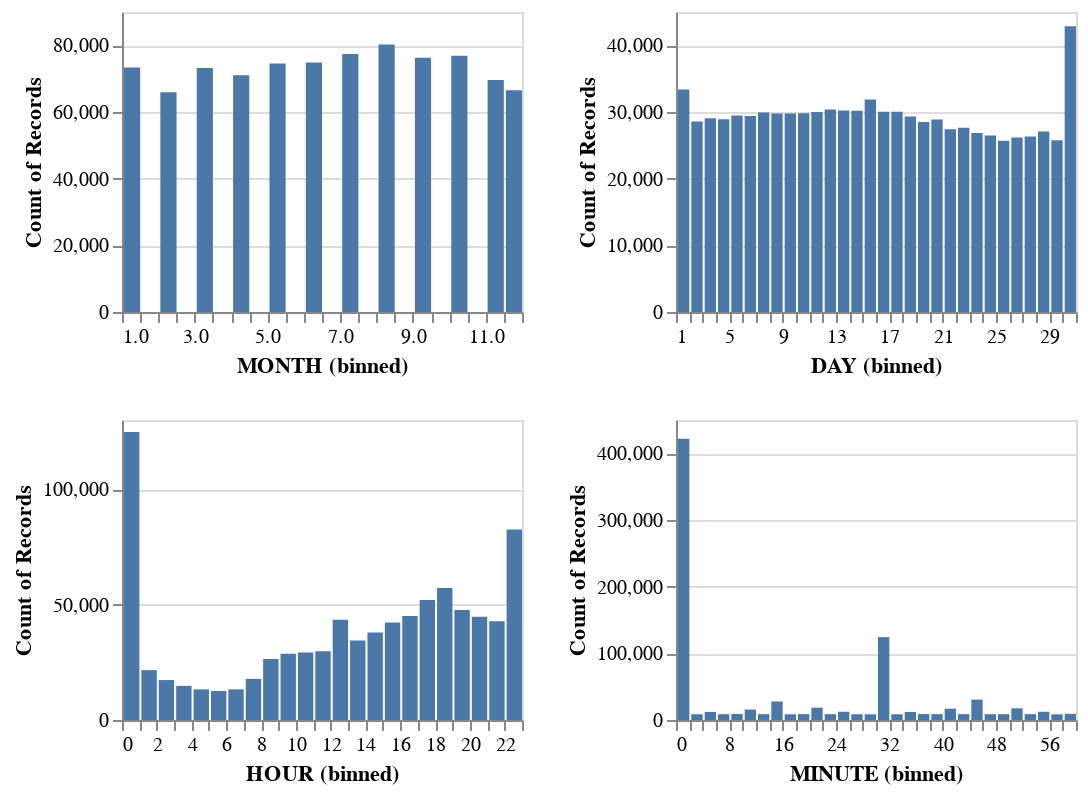

This figure's notebook cell:
### Markdown cell above
### Distribution

### Code cell
alt.data_transformers.enable('vegafusion')
numeric_cols = ["MONTH", "DAY", "HOUR", "MINUTE"]
numeric_cols_dist = alt.Chart(data).mark_bar().encode(
    alt.X(alt.repeat(), type = "quantitative", bin = alt.Bin(maxbins = 30)),
    y ="count()",
).properties(
        width = 200,
        height = 150
).repeat(
    numeric_cols,
    columns = 2,
)

numeric_cols_dist

### Figure 1 — Vega specification as saved in the notebook (floating-point values rounded to 4 significant figures)
{"$schema": "https://vega.github.io/schema/vega/v5.json", "data": [{"name": "source_0"}, {"name": "data_0", "values": [{"__count": 8857, "bin_maxbins_30_MINUTE": 52.0, "bin_maxbins_30_MINUTE_end": 54.0}, {"__count": 8696, "bin_maxbins_30_MINUTE": 6.0, "bin_maxbins_30_MINUTE_end": 8.0}, {"__count": 8805, "bin_maxbins_30_MINUTE": 12.0, "bin_maxbins_30_MINUTE_end": 14.0}, {"__count": 30533, "bin_maxbins_30_MINUTE": 44.0, "bin_maxbins_30_MINUTE_end": 46.0}, {"__count": 8628, "bin_maxbins_30_MINUTE": 32.0, "bin_maxbins_30_MINUTE_end": 34.0}, {"__count": 12085, "bin_maxbins_30_MINUTE": 34.0, "bin_maxbins_30_MINUTE_end": 36.0}, {"__count": 8992, "bin_maxbins_30_MINUTE": 8.0, "bin_maxbins_30_MINUTE_end": 10.0}, {"__count": 17533, "bin_maxbins_30_MINUTE": 50.0, "bin_maxbins_30_MINUTE_end": 52.0}, {"__count": 421749, "bin_maxbins_30_MINUTE": 0.0, "bin_maxbins_30_MINUTE_end": 2.0}, {"__count": 18496, "bin_maxbins_30_MINUTE": 20.0, "bin_maxbins_30_MINUTE_end": 22.0}, {"__count": 8830, "bin_maxbins_30_MINUTE": 18.0, "bin_maxbins_30_MINUTE_end": 20.0}, {"__count": 8571, "bin_maxbins_30_MINUTE": 16.0, "bin_maxbins_30_MINUTE_end": 18.0}, {"__count": 8774, "bin_maxbins_30_MINUTE": 38.0, "bin_maxbins_30_MINUTE_end": 40.0}, {"__count": 12123, "bin_maxbins_30_MINUTE": 4.0, "bin_maxbins_30_MINUTE_end": 6.0}, {"__count": 8546, "bin_maxbins_30_MINUTE": 28.0, "bin_maxbins_30_MINUTE_end": 30.0}, {"__count": 16980, "bin_maxbins_30_MINUTE": 40.0, "bin_maxbins_30_MINUTE_end": 42.0}, {"__count": 124340, "bin_maxbins_30_MINUTE": 30.0, "bin_maxbins_30_MINUTE_end": 32.0}, {"__count": 8522, "bin_maxbins_30_MINUTE": 56.0, "bin_maxbins_30_MINUTE_end": 58.0}, {"__count": 8808, "bin_maxbins_30_MINUTE": 42.0, "bin_maxbins_30_MINUTE_end": 44.0}, {"__count": 8714, "bin_maxbins_30_MINUTE": 46.0, "bin_maxbins_30_MINUTE_end": 48.0}, {"__count": 27801, "bin_maxbins_30_MINUTE": 14.0, "bin_maxbins_30_MINUTE_end": 16.0}, {"__count": 12359, "bin_maxbins_30_MINUTE": 24.0, "bin_maxbins_30_MINUTE_end": 26.0}, {"__count": 12350, "bin_maxbins_30_MINUTE": 54.0, "bin_maxbins_30_MINUTE_end": 56.0}, {"__count": 8759, "bin_maxbins_30_MINUTE": 48.0, "bin_maxbins_30_MINUTE_end": 50.0}, {"__count": 9283, "bin_maxbins_30_MINUTE": 58.0, "bin_maxbins_30_MINUTE_end": 60.0}, {"__count": 8652, "bin_maxbins_30_MINUTE": 2.0, "bin_maxbins_30_MINUTE_end": 4.0}, {"__count": 8796, "bin_maxbins_30_MINUTE": 22.0, "bin_maxbins_30_MINUTE_end": 24.0}, {"__count": 15704, "bin_maxbins_30_MINUTE": 10.0, "bin_maxbins_30_MINUTE_end": 12.0}, {"__count": 8902, "bin_maxbins_30_MINUTE": 36.0, "bin_maxbins_30_MINUTE_end": 38.0}, {"__count": 8673, "bin_maxbins_30_MINUTE": 26.0, "bin_maxbins_30_MINUTE_end": 28.0}]}, {"name": "data_1", "values": [{"__count": 66513, "bin_maxbins_30_MONTH": 11.5, "bin_maxbins_30_MONTH_end": 12.0}, {"__count": 73191, "bin_maxbins_30_MONTH": 3.0, "bin_maxbins_30_MONTH_end": 3.5}, {"__count": 80230, "bin_maxbins_30_MONTH": 8.0, "bin_maxbins_30_MONTH_end": 8.5}, {"__count": 70993, "bin_maxbins_30_MONTH": 4.0, "bin_maxbins_30_MONTH_end": 4.5}, {"__count": 77388, "bin_maxbins_30_MONTH": 7.0, "bin_maxbins_30_MONTH_end": 7.5}, {"__count": 69611, "bin_maxbins_30_MONTH": 11.0, "bin_maxbins_30_MONTH_end": 11.5}, {"__count": 73387, "bin_maxbins_30_MONTH": 1.0, "bin_maxbins_30_MONTH_end": 1.5}, {"__count": 74539, "bin_maxbins_30_MONTH": 5.0, "bin_maxbins_30_MONTH_end": 5.5}, {"__count": 74857, "bin_maxbins_30_MONTH": 6.0, "bin_maxbins_30_MONTH_end": 6.5}, {"__count": 76283, "bin_maxbins_30_MONTH": 9.0, "bin_maxbins_30_MONTH_end": 9.5}, {"__count": 65958, "bin_maxbins_30_MONTH": 2.0, "bin_maxbins_30_MONTH_end": 2.5}, {"__count": 76911, "bin_maxbins_30_MONTH": 10.0, "bin_maxbins_30_MONTH_end": 10.5}]}, {"name": "data_2", "values": [{"__count": 30204, "bin_maxbins_30_DAY": 14.0, "bin_maxbins_30_DAY_end": 15.0}, {"__count": 29931, "bin_maxbins_30_DAY": 7.0, "bin_maxbins_30_DAY_end": 8.0}, {"__count": 26318, "bin_maxbins_30_DAY": 27.0, "bin_maxbins_30_DAY_end": 28.0}, {"__count": 26182, "bin_maxbins_30_DAY": 26.0, "bin_maxbins_30_DAY_end": 27.0}, {"__count": 29792, "bin_maxbins_30_DAY": 8.0, "bin_maxbins_30_DAY_end": 9.0}, {"__count": 27069, "bin_maxbins_30_DAY": 28.0, "bin_maxbins_30_DAY_end": 29.0}, {"__count": 27424, "bin_maxbins_30_DAY": 21.0, "bin_maxbins_30_DAY_end": 22.0}, {"__count": 29462, "bin_maxbins_30_DAY": 5.0, "bin_maxbins_30_DAY_end": 6.0}, {"__count": 33378, "bin_maxbins_30_DAY": 1.0, "bin_maxbins_30_DAY_end": 2.0}, {"__count": 30020, "bin_maxbins_30_DAY": 17.0, "bin_maxbins_30_DAY_end": 18.0}, {"__count": 29075, "bin_maxbins_30_DAY": 3.0, "bin_maxbins_30_DAY_end": 4.0}, {"__count": 28567, "bin_maxbins_30_DAY": 2.0, "bin_maxbins_30_DAY_end": 3.0}, {"__count": 30226, "bin_maxbins_30_DAY": 13.0, "bin_maxbins_30_DAY_end": 14.0}, {"__count": 31876, "bin_maxbins_30_DAY": 15.0, "bin_maxbins_30_DAY_end": 16.0}, {"__count": 29406, "bin_maxbins_30_DAY": 6.0, "bin_maxbins_30_DAY_end": 7.0}, {"__count": 27647, "bin_maxbins_30_DAY": 22.0, "bin_maxbins_30_DAY_end": 23.0}, {"__count": 28487, "bin_maxbins_30_DAY": 19.0, "bin_maxbins_30_DAY_end": 20.0}, {"__count": 26490, "bin_maxbins_30_DAY": 24.0, "bin_maxbins_30_DAY_end": 25.0}, {"__count": 25699, "bin_maxbins_30_DAY": 25.0, "bin_maxbins_30_DAY_end": 26.0}, {"__count": 29336, "bin_maxbins_30_DAY": 18.0, "bin_maxbins_30_DAY_end": 19.0}, {"__count": 28897, "bin_maxbins_30_DAY": 4.0, "bin_maxbins_30_DAY_end": 5.0}, {"__count": 30038, "bin_maxbins_30_DAY": 16.0, "bin_maxbins_30_DAY_end": 17.0}, {"__count": 25758, "bin_maxbins_30_DAY": 29.0, "bin_maxbins_30_DAY_end": 30.0}, {"__count": 29784, "bin_maxbins_30_DAY": 9.0, "bin_maxbins_30_DAY_end": 10.0}, {"__count": 29830, "bin_maxbins_30_DAY": 10.0, "bin_maxbins_30_DAY_end": 11.0}, {"__count": 30391, "bin_maxbins_30_DAY": 12.0, "bin_maxbins_30_DAY_end": 13.0}, {"__count": 42859, "bin_maxbins_30_DAY": 30.0, "bin_maxbins_30_DAY_end": 31.0}, {"__count": 29990, "bin_maxbins_30_DAY": 11.0, "bin_maxbins_30_DAY_end": 12.0}, {"__count": 26841, "bin_maxbins_30_DAY": 23.0, "bin_maxbins_30_DAY_end": 24.0}, {"__count": 28884, "bin_maxbins_30_DAY": 20.0, "bin_maxbins_30_DAY_end": 21.0}]}, {"name": "data_3", "values": [{"__count": 26449, "bin_maxbins_30_HOUR": 8.0, "bin_maxbins_30_HOUR_end": 9.0}, {"__count": 17300, "bin_maxbins_30_HOUR": 2.0, "bin_maxbins_30_HOUR_end": 3.0}, {"__count": 13270, "bin_maxbins_30_HOUR": 4.0, "bin_maxbins_30_HOUR_end": 5.0}, {"__count": 12579, "bin_maxbins_30_HOUR": 5.0, "bin_maxbins_30_HOUR_end": 6.0}, {"__count": 47708, "bin_maxbins_30_HOUR": 19.0, "bin_maxbins_30_HOUR_end": 20.0}, {"__count": 13281, "bin_maxbins_30_HOUR": 6.0, "bin_maxbins_30_HOUR_end": 7.0}, {"__count": 17820, "bin_maxbins_30_HOUR": 7.0, "bin_maxbins_30_HOUR_end": 8.0}, {"__count": 14790, "bin_maxbins_30_HOUR": 3.0, "bin_maxbins_30_HOUR_end": 4.0}, {"__count": 124830, "bin_maxbins_30_HOUR": 0.0, "bin_maxbins_30_HOUR_end": 1.0}, {"__count": 44724, "bin_maxbins_30_HOUR": 20.0, "bin_maxbins_30_HOUR_end": 21.0}, {"__count": 37911, "bin_maxbins_30_HOUR": 14.0, "bin_maxbins_30_HOUR_end": 15.0}, {"__count": 45109, "bin_maxbins_30_HOUR": 16.0, "bin_maxbins_30_HOUR_end": 17.0}, {"__count": 57210, "bin_maxbins_30_HOUR": 18.0, "bin_maxbins_30_HOUR_end": 19.0}, {"__count": 42261, "bin_maxbins_30_HOUR": 15.0, "bin_maxbins_30_HOUR_end": 16.0}, {"__count": 29831, "bin_maxbins_30_HOUR": 11.0, "bin_maxbins_30_HOUR_end": 12.0}, {"__count": 82526, "bin_maxbins_30_HOUR": 22.0, "bin_maxbins_30_HOUR_end": 23.0}, {"__count": 21631, "bin_maxbins_30_HOUR": 1.0, "bin_maxbins_30_HOUR_end": 2.0}, {"__count": 42786, "bin_maxbins_30_HOUR": 21.0, "bin_maxbins_30_HOUR_end": 22.0}, {"__count": 34432, "bin_maxbins_30_HOUR": 13.0, "bin_maxbins_30_HOUR_end": 14.0}, {"__count": 29259, "bin_maxbins_30_HOUR": 10.0, "bin_maxbins_30_HOUR_end": 11.0}, {"__count": 52050, "bin_maxbins_30_HOUR": 17.0, "bin_maxbins_30_HOUR_end": 18.0}, {"__count": 43396, "bin_maxbins_30_HOUR": 12.0, "bin_maxbins_30_HOUR_end": 13.0}, {"__count": 28708, "bin_maxbins_30_HOUR": 9.0, "bin_maxbins_30_HOUR_end": 10.0}]}, {"name": "data_1_child__MONTH_y_domain___count", "values": [{"min": 65958, "max": 80230}]}, {"name": "data_2_child__DAY_y_domain___count", "values": [{"min": 25699, "max": 42859}]}, {"name": "data_3_child__HOUR_y_domain___count", "values": [{"min": 12579, "max": 124830}]}, {"name": "data_0_child__MINUTE_y_domain___count", "values": [{"min": 8522, "max": 421749}]}], "signals": [{"name": "child__DAY_bin_maxbins_30_DAY_bins", "value": {"fields": ["DAY"], "fname": "bin_DAY", "start": 1.0, "step": 1.0, "stop": 31.0}}, {"name": "child__HOUR_bin_maxbins_30_HOUR_bins", "value": {"fields": ["HOUR"], "fname": "bin_HOUR", "start": 0.0, "step": 1.0, "stop": 23.0}}, {"name": "child__MINUTE_bin_maxbins_30_MINUTE_bins", "value": {"fields": ["MINUTE"], "fname": "bin_MINUTE", "start": 0.0, "step": 2.0, "stop": 60.0}}, {"name": "child__MONTH_bin_maxbins_30_MONTH_bins", "value": {"fields": ["MONTH"], "fname": "bin_MONTH", "start": 1.0, "step": 0.5, "stop": 12.0}}, {"name": "childWidth", "value": 200}, {"name": "childHeight", "value": 150}], "marks": [{"type": "group", "name": "child__MONTH_group", "encode": {"update": {"height": {"signal": "childHeight"}, "width": {"signal": "childWidth"}}}, "marks": [{"type": "rect", "name": "child__MONTH_marks", "from": {"data": "data_1"}, "encode": {"update": {"fill": {"value": "#4c78a8"}, "x2": {"field": "bin_maxbins_30_MONTH", "scale": "child__MONTH_x", "offset": {"signal": "0.5 + (abs(scale(\"child__MONTH_x\", datum[\"bin_maxbins_30_MONTH_end\"]) - scale(\"child__MONTH_x\", datum[\"bin_maxbins_30_MONTH\"])) < 0.25 ? -0.5 * (0.25 - (abs(scale(\"child__MONTH_x\", datum[\"bin_maxbins_30_MONTH_end\"]) - scale(\"child__MONTH_x\", datum[\"bin_maxbins_30_MONTH\"])))) : 0.5)"}}, "ariaRoleDescription": {"value": "bar"}, "y2": {"value": 0, "scale": "child__MONTH_y"}, "y": {"field": "__count", "scale": "child__MONTH_y"}, "description": {"signal": "\"MONTH (binned): \" + (!isValid(datum[\"bin_maxbins_30_MONTH\"]) || !isFinite(+datum[\"bin_maxbins_30_MONTH\"]) ? \"null\" : format(datum[\"bin_maxbins_30_MONTH\"], \"\") + \" – \" + format(datum[\"bin_maxbins_30_MONTH_end\"], \"\")) + \"; Count of Records: \" + (format(datum[\"__count\"], \"\"))"}, "x": {"field": "bin_maxbins_30_MONTH_end", "scale": "child__MONTH_x", "offset": {"signal": "0.5 + (abs(scale(\"child__MONTH_x\", datum[\"bin_maxbins_30_MONTH_end\"]) - scale(\"child__MONTH_x\", datum[\"bin_maxbins_30_MONTH\"])) < 0.25 ? 0.5 * (0.25 - (abs(scale(\"child__MONTH_x\", datum[\"bin_maxbins_30_MONTH_end\"]) - scale(\"child__MONTH_x\", datum[\"bin_maxbins_30_MONTH\"])))) : -0.5)"}}}}, "style": ["bar"]}], "axes": [{"scale": "child__MONTH_y", "aria": false, "grid": true, "tickCount": {"signal": "ceil(childHeight/40)"}, "minExtent": 0, "domain": false, "labels": false, "orient": "left", "gridScale": "child__MONTH_x", "zindex": 0, "maxExtent": 0, "ticks": false}, {"scale": "child__MONTH_x", "orient": "bottom", "title": "MONTH (binned)", "labelFlush": true, "grid": false, "zindex": 0, "labelOverlap": true, "tickCount": {"signal": "ceil(childWidth/10)"}}, {"scale": "child__MONTH_y", "title": "Count of Records", "grid": false, "zindex": 0, "tickCount": {"signal": "ceil(childHeight/40)"}, "labelOverlap": true, "orient": "left"}], "style": "cell"}, {"type": "group", "name": "child__DAY_group", "encode": {"update": {"width": {"signal": "childWidth"}, "height": {"signal": "childHeight"}}}, "marks": [{"type": "rect", "name": "child__DAY_marks", "from": {"data": "data_2"}, "encode": {"update": {"fill": {"value": "#4c78a8"}, "ariaRoleDescription": {"value": "bar"}, "description": {"signal": "\"DAY (binned): \" + (!isValid(datum[\"bin_maxbins_30_DAY\"]) || !isFinite(+datum[\"bin_maxbins_30_DAY\"]) ? \"null\" : format(datum[\"bin_maxbins_30_DAY\"], \"\") + \" – \" + format(datum[\"bin_maxbins_30_DAY_end\"], \"\")) + \"; Count of Records: \" + (format(datum[\"__count\"], \"\"))"}, "x2": {"field": "bin_maxbins_30_DAY", "scale": "child__DAY_x", "offset": {"signal": "0.5 + (abs(scale(\"child__DAY_x\", datum[\"bin_maxbins_30_DAY_end\"]) - scale(\"child__DAY_x\", datum[\"bin_maxbins_30_DAY\"])) < 0.25 ? -0.5 * (0.25 - (abs(scale(\"child__DAY_x\", datum[\"bin_maxbins_30_DAY_end\"]) - scale(\"child__DAY_x\", datum[\"bin_maxbins_30_DAY\"])))) : 0.5)"}}, "x": {"field": "bin_maxbins_30_DAY_end", "scale": "child__DAY_x", "offset": {"signal": "0.5 + (abs(scale(\"child__DAY_x\", datum[\"bin_maxbins_30_DAY_end\"]) - scale(\"child__DAY_x\", datum[\"bin_maxbins_30_DAY\"])) < 0.25 ? 0.5 * (0.25 - (abs(scale(\"child__DAY_x\", datum[\"bin_maxbins_30_DAY_end\"]) - scale(\"child__DAY_x\", datum[\"bin_maxbins_30_DAY\"])))) : -0.5)"}}, "y": {"field": "__count", "scale": "child__DAY_y"}, "y2": {"value": 0, "scale": "child__DAY_y"}}}, "style": ["bar"]}], "axes": [{"scale": "child__DAY_y", "maxExtent": 0, "minExtent": 0, "gridScale": "child__DAY_x", "orient": "left", "domain": false, "labels": false, "grid": true, "tickCount": {"signal": "ceil(childHeight/40)"}, "aria": false, "ticks": false, "zindex": 0}, {"scale": "child__DAY_x", "zindex": 0, "labelFlush": true, "grid": false, "labelOverlap": true, "orient": "bottom", "title": "DAY (binned)", "tickCount": {"signal": "ceil(childWidth/10)"}}, {"scale": "child__DAY_y", "orient": "left", "labelOverlap": true, "grid": false, "tickCount": {"signal": "ceil(childHeight/40)"}, "zindex": 0, "title": "Count of Records"}], "style": "cell"}, {"type": "group", "name": "child__HOUR_group", "encode": {"update": {"height": {"signal": "childHeight"}, "width": {"signal": "childWidth"}}}, "marks": [{"type": "rect", "name": "child__HOUR_marks", "from": {"data": "data_3"}, "encode": {"update": {"ariaRoleDescription": {"value": "bar"}, "y2": {"value": 0, "scale": "child__HOUR_y"}, "fill": {"value": "#4c78a8"}, "x": {"field": "bin_maxbins_30_HOUR_end", "scale": "child__HOUR_x", "offset": {"signal": "0.5 + (abs(scale(\"child__HOUR_x\", datum[\"bin_maxbins_30_HOUR_end\"]) - scale(\"child__HOUR_x\", datum[\"bin_maxbins_30_HOUR\"])) < 0.25 ? 0.5 * (0.25 - (abs(scale(\"child__HOUR_x\", datum[\"bin_maxbins_30_HOUR_end\"]) - scale(\"child__HOUR_x\", datum[\"bin_maxbins_30_HOUR\"])))) : -0.5)"}}, "y": {"field": "__count", "scale": "child__HOUR_y"}, "description": {"signal": "\"HOUR (binned): \" + (!isValid(datum[\"bin_maxbins_30_HOUR\"]) || !isFinite(+datum[\"bin_maxbins_30_HOUR\"]) ? \"null\" : format(datum[\"bin_maxbins_30_HOUR\"], \"\") + \" – \" + format(datum[\"bin_maxbins_30_HOUR_end\"], \"\")) + \"; Count of Records: \" + (format(datum[\"__count\"], \"\"))"}, "x2": {"field": "bin_maxbins_30_HOUR", "scale": "child__HOUR_x", "offset": {"signal": "0.5 + (abs(scale(\"child__HOUR_x\", datum[\"bin_maxbins_30_HOUR_end\"]) - scale(\"child__HOUR_x\", datum[\"bin_maxbins_30_HOUR\"])) < 0.25 ? -0.5 * (0.25 - (abs(scale(\"child__HOUR_x\", datum[\"bin_maxbins_30_HOUR_end\"]) - scale(\"child__HOUR_x\", datum[\"bin_maxbins_30_HOUR\"])))) : 0.5)"}}}}, "style": ["bar"]}], "axes": [{"scale": "child__HOUR_y", "ticks": false, "grid": true, "maxExtent": 0, "orient": "left", "gridScale": "child__HOUR_x", "aria": false, "tickCount": {"signal": "ceil(childHeight/40)"}, "minExtent": 0, "zindex": 0, "domain": false, "labels": false}, {"scale": "child__HOUR_x", "labelFlush": true, "grid": false, "title": "HOUR (binned)", "labelOverlap": true, "tickCount": {"signal": "ceil(childWidth/10)"}, "zindex": 0, "orient": "bottom"}, {"scale": "child__HOUR_y", "zindex": 0, "grid": false, "title": "Count of Records", "orient": "left", "labelOverlap": true, "tickCount": {"signal": "ceil(childHeight/40)"}}], "style": "cell"}, {"type": "group", "name": "child__MINUTE_group", "encode": {"update": {"width": {"signal": "childWidth"}, "height": {"signal": "childHeight"}}}, "marks": [{"type": "rect", "name": "child__MINUTE_marks", "from": {"data": "data_0"}, "encode": {"update": {"x": {"field": "bin_maxbins_30_MINUTE_end", "scale": "child__MINUTE_x", "offset": {"signal": "0.5 + (abs(scale(\"child__MINUTE_x\", datum[\"bin_maxbins_30_MINUTE_end\"]) - scale(\"child__MINUTE_x\", datum[\"bin_maxbins_30_MINUTE\"])) < 0.25 ? 0.5 * (0.25 - (abs(scale(\"child__MINUTE_x\", datum[\"bin_maxbins_30_MINUTE_end\"]) - scale(\"child__MINUTE_x\", datum[\"bin_maxbins_30_MINUTE\"])))) : -0.5)"}}, "y": {"field": "__count", "scale": "child__MINUTE_y"}, "y2": {"value": 0, "scale": "child__MINUTE_y"}, "description": {"signal": "\"MINUTE (binned): \" + (!isValid(datum[\"bin_maxbins_30_MINUTE\"]) || !isFinite(+datum[\"bin_maxbins_30_MINUTE\"]) ? \"null\" : format(datum[\"bin_maxbins_30_MINUTE\"], \"\") + \" – \" + format(datum[\"bin_maxbins_30_MINUTE_end\"], \"\")) + \"; Count of Records: \" + (format(datum[\"__count\"], \"\"))"}, "fill": {"value": "#4c78a8"}, "x2": {"field": "bin_maxbins_30_MINUTE", "scale": "child__MINUTE_x", "offset": {"signal": "0.5 + (abs(scale(\"child__MINUTE_x\", datum[\"bin_maxbins_30_MINUTE_end\"]) - scale(\"child__MINUTE_x\", datum[\"bin_maxbins_30_MINUTE\"])) < 0.25 ? -0.5 * (0.25 - (abs(scale(\"child__MINUTE_x\", datum[\"bin_maxbins_30_MINUTE_end\"]) - scale(\"child__MINUTE_x\", datum[\"bin_maxbins_30_MINUTE\"])))) : 0.5)"}}, "ariaRoleDescription": {"value": "bar"}}}, "style": ["bar"]}], "axes": [{"scale": "child__MINUTE_y", "minExtent": 0, "maxExtent": 0, "aria": false, "grid": true, "tickCount": {"signal": "ceil(childHeight/40)"}, "ticks": false, "gridScale": "child__MINUTE_x", "domain": false, "orient": "left", "labels": false, "zindex": 0}, {"scale": "child__MINUTE_x", "grid": false, "zindex": 0, "orient": "bottom", "labelOverlap": true, "title": "MINUTE (binned)", "labelFlush": true, "tickCount": {"signal": "ceil(childWidth/10)"}}, {"scale": "child__MINUTE_y", "title": "Count of Records", "orient": "left", "tickCount": {"signal": "ceil(childHeight/40)"}, "zindex": 0, "grid": false, "labelOverlap": true}], "style": "cell"}], "scales": [{"name": "child__MONTH_x", "type": "linear", "domain": {"signal": "[child__MONTH_bin_maxbins_30_MONTH_bins.start, child__MONTH_bin_maxbins_30_MONTH_bins.stop]"}, "range": [0, {"signal": "childWidth"}], "bins": {"signal": "child__MONTH_bin_maxbins_30_MONTH_bins"}, "zero": false}, {"name": "child__MONTH_y", "type": "linear", "domain": [{"signal": "(data(\"data_1_child__MONTH_y_domain___count\")[0] || {}).min"}, {"signal": "(data(\"data_1_child__MONTH_y_domain___count\")[0] || {}).max"}], "range": [{"signal": "childHeight"}, 0], "zero": true, "nice": true}, {"name": "child__DAY_x", "type": "linear", "domain": {"signal": "[child__DAY_bin_maxbins_30_DAY_bins.start, child__DAY_bin_maxbins_30_DAY_bins.stop]"}, "range": [0, {"signal": "childWidth"}], "bins": {"signal": "child__DAY_bin_maxbins_30_DAY_bins"}, "zero": false}, {"name": "child__DAY_y", "type": "linear", "domain": [{"signal": "(data(\"data_2_child__DAY_y_domain___count\")[0] || {}).min"}, {"signal": "(data(\"data_2_child__DAY_y_domain___count\")[0] || {}).max"}], "range": [{"signal": "childHeight"}, 0], "zero": true, "nice": true}, {"name": "child__HOUR_x", "type": "linear", "domain": {"signal": "[child__HOUR_bin_maxbins_30_HOUR_bins.start, child__HOUR_bin_maxbins_30_HOUR_bins.stop]"}, "range": [0, {"signal": "childWidth"}], "bins": {"signal": "child__HOUR_bin_maxbins_30_HOUR_bins"}, "zero": false}, {"name": "child__HOUR_y", "type": "linear", "domain": [{"signal": "(data(\"data_3_child__HOUR_y_domain___count\")[0] || {}).min"}, {"signal": "(data(\"data_3_child__HOUR_y_domain___count\")[0] || {}).max"}], "range": [{"signal": "childHeight"}, 0], "nice": true, "zero": true}, {"name": "child__MINUTE_x", "type": "linear", "domain": {"signal": "[child__MINUTE_bin_maxbins_30_MINUTE_bins.start, child__MINUTE_bin_maxbins_30_MINUTE_bins.stop]"}, "range": [0, {"signal": "childWidth"}], "bins": {"signal": "child__MINUTE_bin_maxbins_30_MINUTE_bins"}, "zero": false}, {"name": "child__MINUTE_y", "type": "linear", "domain": [{"signal": "(data(\"data_0_child__MINUTE_y_domain___count\")[0] || {}).min"}, {"signal": "(data(\"data_0_child__MINUTE_y_domain___count\")[0] || {}).max"}], "range": [{"signal": "childHeight"}, 0], "zero": true, "nice": true}], "layout": {"padding": 20, "columns": 2, "bounds": "full", "align": "all"}, "background": "white", "padding": 5}
